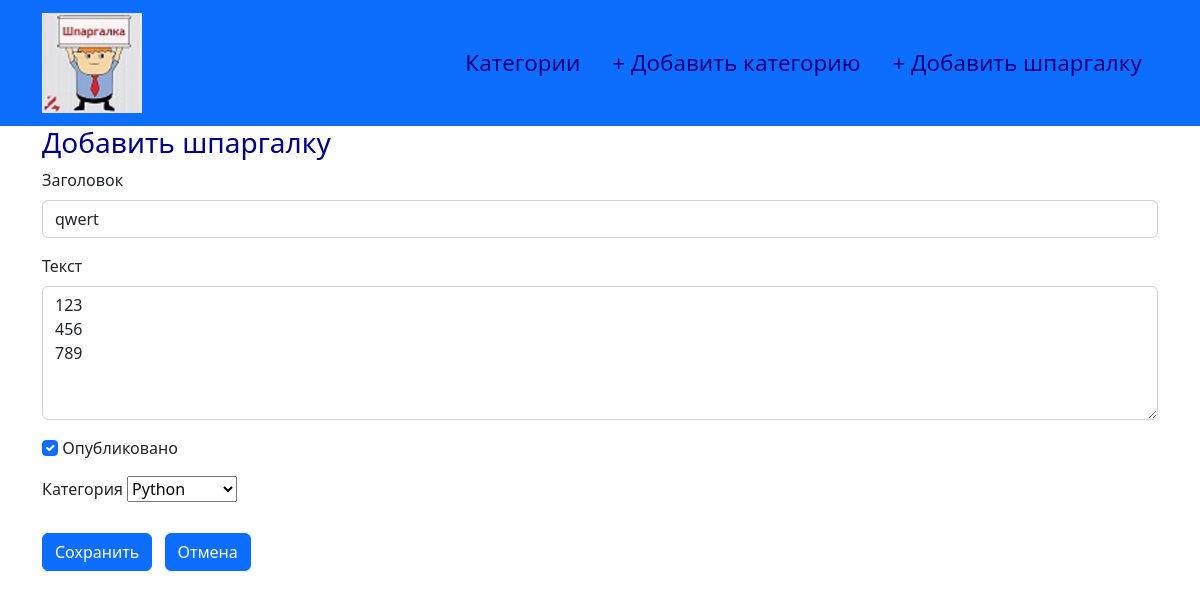
/sheet/7/edit, run on the app's committed database.
### models.py (models this page shows, shortened)
class Sheet(db.Model):
    id = db.Column(db.Integer, primary_key=True)
    title = db.Column(db.String(255))
    text = db.Column(db.Text)
    category_id = db.Column(db.Integer, db.ForeignKey('category.id', ondelete='CASCADE'))
    created_at = db.Column(db.DateTime, server_default=db.func.now())
    updated_at = db.Column(db.DateTime, server_default=db.func.now(), server_onupdate=db.func.now())
    is_published = db.Column(db.Boolean, default=True)

### routes.py (the view, shortened to what this page needs)
@app.route('/sheet/<int:sheet_id>/edit', methods=['GET', 'POST'])
def edit_sheet(sheet_id):
    res = Sheet.query.get(sheet_id)
    form = SheetsForm(
        title=res.title,
        text=res.text,
        category_id=res.category_id,
        is_published=res.is_published
    )
    form.category_id.choices = [(c.id, c.name) for c in db.session.query(Category).all()]
    return render_template('add_sheet.html', form=form)

### forms.py
class SheetsForm(FlaskForm):
    title = StringField('Заголовок', validators=[DataRequired()])
    text = TextAreaField('Текст')
    category_id = SelectField('Категория', choices=[])
    is_published = BooleanField('Опубликовано')
    submit = SubmitField('Сохранить')

### templates/add_sheet.html (shortened to what this page needs)
{% extends "base.html" %}
{% block content %}
    <div class="container">
        <div class="col-12">
            <h3>Добавить шпаргалку</h3>
            <form action="" method="post">
                <p>
                    {{ form.title.label(class_="form-label") }} <br>
                    {{ form.title(class_="form-control") }}
                </p>
                <p>
                    {{ form.text.label(class_="form-label") }} <br>
                    {{ form.text(class_="form-control", rows_="5") }}
                </p>
                <p>
                    {{ form.is_published(class_="form-check-input") }}
                    {{ form.is_published.label(class_="form-check-label") }}
                </p>
                <p>
                    {{ form.category_id.label(class_="form-label m-") }}
                    {{ form.category_id }}
                </p>
                <span>
                    {{ form.submit(class_="btn btn-primary") }}
                </span>
                <span><a class="btn btn-primary m-2" href="{{ url_for('index') }}">Отмена</a></span>
            </form>
        </div>
    </div>
{% endblock %}

### static/css/my_style.css (style rules this page uses)
h3 { color: #000080; }

### data on the page
Sheet: title "qwert", text "123 456 789", is_published "☑", category_id "Python"
